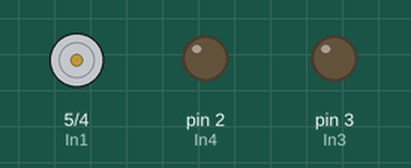
Recording of a sketch running on a simulated Arduino Uno, built with avr-gcc and run on an emulated ATmega328P. Parts: motor-driver pin pairs drawn as motors (green arrow = first pin HIGH = forward, orange = second pin HIGH = backward, longer = more drive), output pins drawn as LEDs (lit = HIGH).

Above: at 0.9 s.
At 12.1 s:
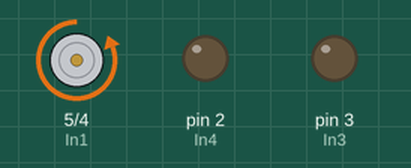
At 25.2 s:
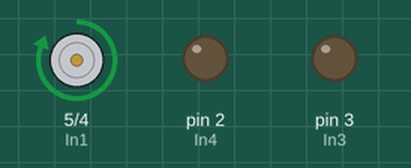
Timing chart, 0 to 35.4 s (numbered marks = the images above):
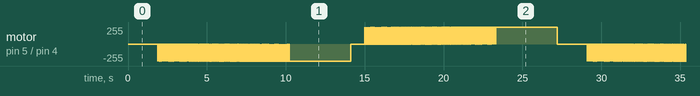

The sketch:

listing_5_3.ino
```cpp
//Создадим переменные для хранения номеров используемых пинов/портов Arduino.
int In1, In2, In3, In4;
//Настройка
void setup() {
  // Присвоим переменным номера пинов Arduino.
  In1 = 5; //Двигатель M2
  In2 = 4; //Двигатель M2
  In3 = 3; //Двигатель M1
  In4 = 2; //Двигатель M1

  //Переведем данные пины/порты в режим вывода.
  pinMode(In1, OUTPUT);
  pinMode(In2, OUTPUT);
  pinMode(In3, OUTPUT);
  pinMode(In4, OUTPUT);
}
//Тело программы
void loop() {
  int i;
  int long_c;
  //Остановить оба двигателя.
  digitalWrite(In1, LOW); //двигатель М2.
  digitalWrite(In2, LOW);
  digitalWrite(In3, LOW); //двигатель М1.
  digitalWrite(In4, LOW);
  delay(1000); // Ждем 1 сек.
  long_c = 100;
  for (i = 0; i <= long_c; i++)
  {
    //Остановить двигатель М2.
    digitalWrite(In1, LOW); //двигатель M2.
    digitalWrite(In2, LOW);
    delay(long_c - i); // Ждем (long_c-i)*0.001 сек.
    //Включим двигатель M2.
    digitalWrite(In1, LOW);  //двигатель M2.
    digitalWrite(In2, HIGH);
    delay(i); // Ждем (i*0.001) сек.
  }
  delay(3000);

  // Вращаем двигатель М2 в другую сторону.
  for (i = 0; i <= long_c; i++)
  {
    //Остановить двигатель М2.
    digitalWrite(In1, LOW); //двигатель М2.
    digitalWrite(In2, LOW);
    delay(long_c - i); // Ждем (long_c-i)*0.001 сек.

    //Включим двигатель М2.
    digitalWrite(In1, HIGH);  //двигатель М2.
    digitalWrite(In2, LOW);
    delay(i); // Ждем (i*0.001) сек.//
  }
  delay(3000);
  // Проделайте те же операции для второго двигателя М1 самостоятельно.
  // ....
}
```

Measured:
- by itself, motor on pin 5 (In1) / pin 4 (In2): moves between backward 255/255 and forward 255/255, repeating every 27.2 s
